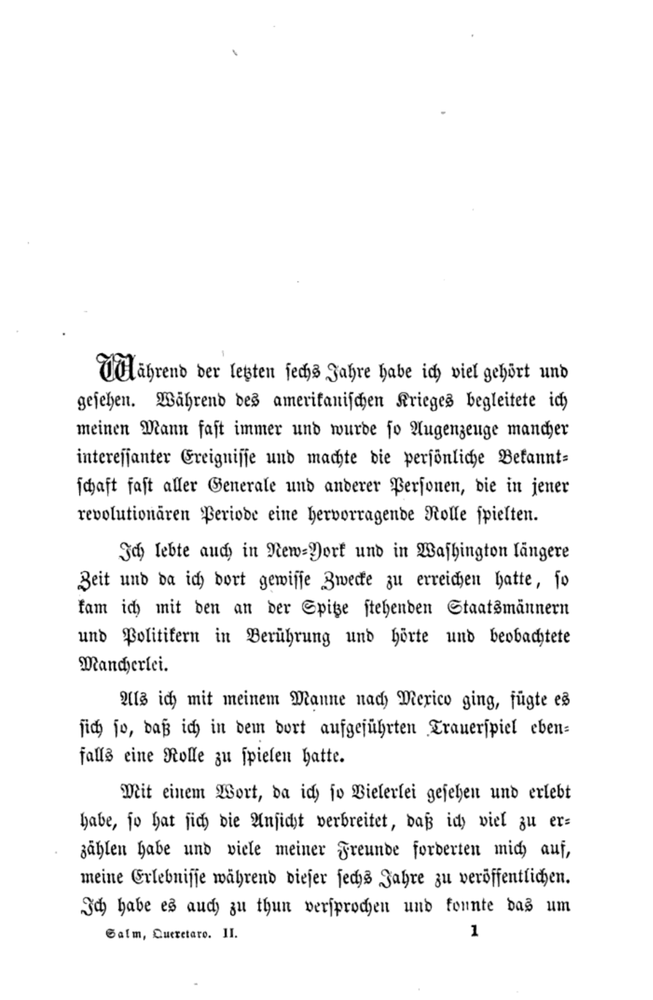
%> input picture page001.png, 653 x 1000 px, shrunk from 1061 x 1625 before the run
$ octave findText.m   (GNU Octave 9; MATLAB toolbox functions it lacks are replaced by stand-ins)
%> lines starting %> are read from the running program, lines starting %| are printed output that depends on the picture; in (x1, y1, x2, y2) boxes, pixels count from 0 and x2, y2 are one past the last pixel; in counts of white or black regions, pixels touching at a corner belong together; the program's own positions count from 1
% First test
%
% Make sure you have the image package (if using Octave). Once in your local
% installation you load it with:
%
% >> pkg load image
%
% History:
%     18.08.2015. First implementation.
%
% @author: Mario Garcia
% www.mayitzin.com

clear all

disp('Starting test')

I = imread('page001.png');
%> I is the input picture: size 1000x653x3 uint8; min 0, max 255, mean 242.1
I = rgb2gray(I);
%> I: size 1000x653 uint8
[m, n] = size(I);
%> m = 1000; n = 653

% Sharpening Filters
f1 = fspecial('unsharp', 0.1)
f2 = fspecial('unsharp', 0.9)

% Sharped Images
J1 = imfilter(I,f1);
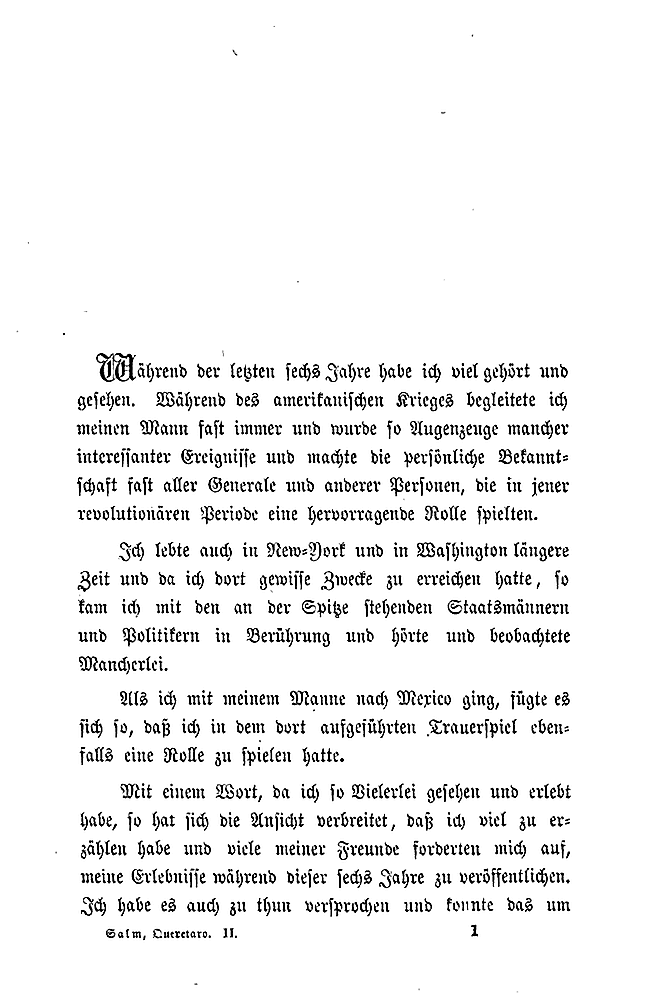
%> J1: size 1000x653 uint8; min 0, max 255, mean 241
J2 = imfilter(I,f2);

% Binarized Images
t = 220;
Ibw1 = im2bw(J1,t/256);
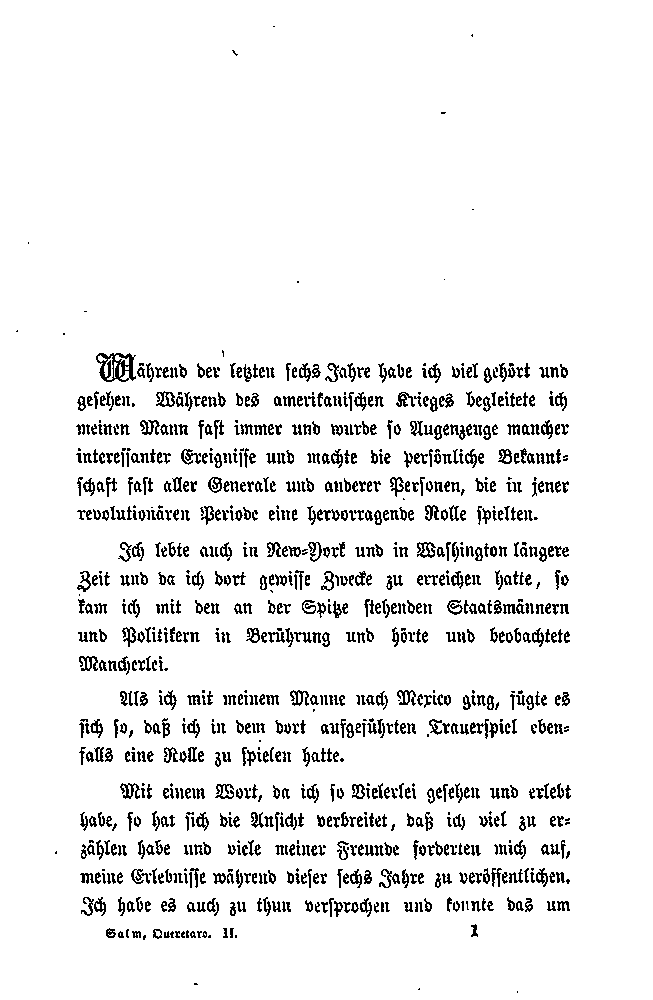
%> Ibw1: size 1000x653 logical; 93.2% white; black in thin lines or dots, all inside (x1, y1, x2, y2) = (16, 26, 571, 993)
Ibw2 = im2bw(J2,t/256);

% Dilate image
se2 = strel('square',5);
Idi2 = ~imdilate(~Ibw2,se2);
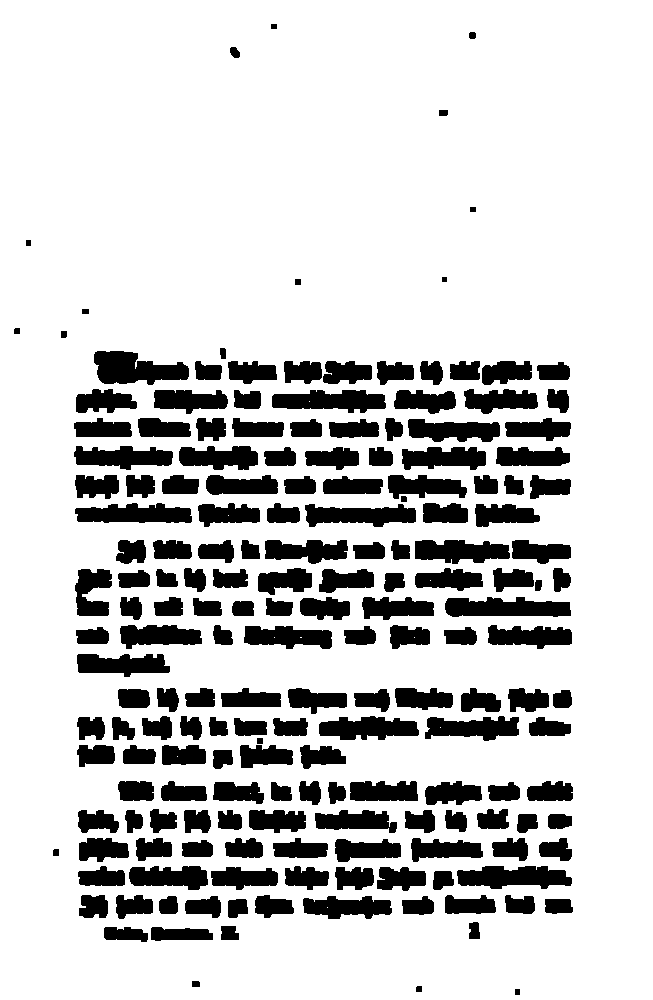
%> Idi2: size 1000x653 logical; 80.6% white; 185 black regions, largest, box (x1, y1, x2, y2) and area: (94, 351, 189, 385) 2161, (445, 597, 571, 617) 1978, (457, 866, 572, 889) 1950

% Close Image
se3 = strel('square',5);
Idi3= ~imclose(~Ibw2,se3);
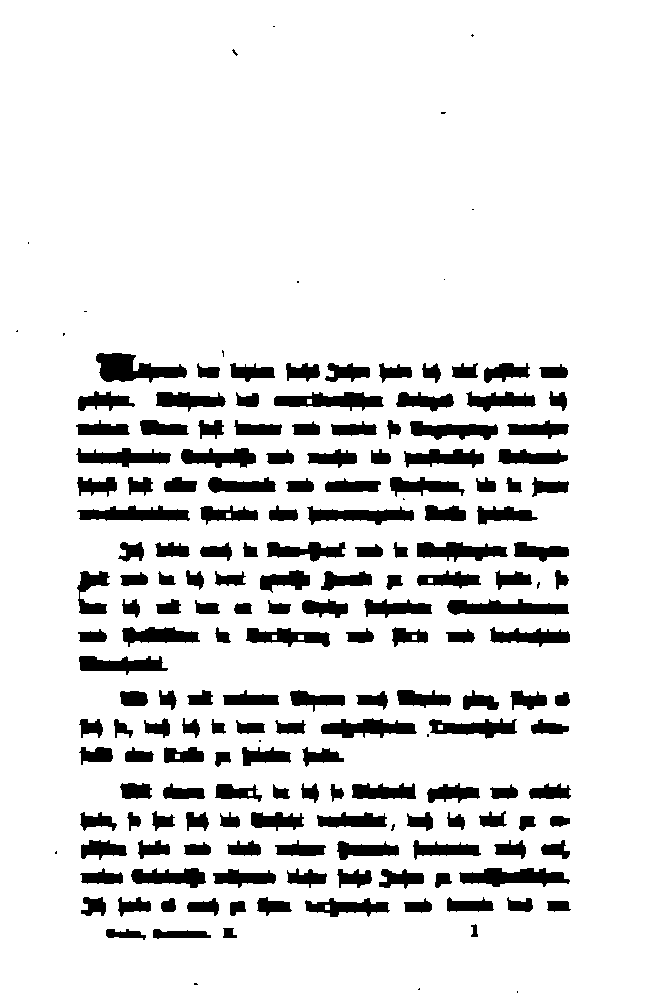
%> Idi3: size 1000x653 logical; 88% white; 187 black regions (21 under 20 px), largest, box (x1, y1, x2, y2) and area: (96, 353, 187, 383) 1557, (447, 599, 569, 615) 1350, (459, 868, 570, 887) 1334
%Idi3 = ~bwconvhull(~Idi3, 'objects');

% Centroids
Ics2 = regionprops(~Idi2,'centroid');
%> Ics2 = 185 regions; first 5, Centroid: [17.6 331.6], [29 243.5], [56.6 853.1], [64.4 334.9], [103.5 429.8]
cs2 = cat(1, Ics2.Centroid);
%> cs2 = 185 rows, first 12: [17.57 331.6; 29 243.5; 56.56 853.1; 64.44 334.9; 103.5 429.8; 123.7 457.9; 97.35 486.6; 135.1 514.8; 92.76 592.7; 104.6 401.9; 93.36 637; 122.4 665.2]

% Pseudo-Histograms
x = sum(~Ibw2,2);
%> x = 1000 values, max 302 at index 427, min 0 at index 1, mean 45.71
y = zeros(m,1);
for i = 1:m
    y(i) = sum(round(cs2(:,2))==i);
end
%> after the loop, y = 1000 values, max 7 at index 580, min 0 at index 1, mean 0.185
z = x.*y;
%> z = 1000 values, max 1274 at index 637, min 0 at index 1, mean 28.79
wx = sum(~Idi3,1);
%> wx = 653 values, max 229 at index 130, min 0 at index 1, mean 119.7
wy = sum(~Idi3,2);
%> wy = 1000 values, max 412 at index 883, min 0 at index 1, mean 78.16

y1 = 0;
y2 = 0;
x1 = 0;
x2 = 0;
stops = zeros(m,1);

for i=1:m
    if (wy(i)>10)
        stops(i) = 1;
    end
    if (wy(i)>10 && y1==0)
        y1 = i;
    elseif (wy(i)>10 && y1>0)
        y2 = i;
    end
end
%> after the loop, stops = 1000 values, max 1 at index 354, min 0 at index 1, mean 0.382; y1 = 354; y2 = 938

for i=1:n
    if (wx(i)>20 && x1==0)
    x1 = i;
    elseif (wx(i)>20 && x1>0)
    x2 = i;
    end
end
%> after the loop, x1 = 79; x2 = 570

% Plotting Images
figure()
% subplot(1,4,1)
%     imshow(I);
subplot(1,4,1)
    imshow(I); hold on
    plot(cs2(:,1),cs2(:,2), 'r*'); hold off
% [9 lines of commented-out code are left out]
subplot(1,4,2)
    imshow(f2)
subplot(1,4,3)
    imshow(Idi3)
    hold on
    plot([x1, x2, x2, x1, x1],[y1, y1, y2, y2, y1],'r-')
    hold off
subplot(1,4,4)
    plot(gca, 1:m,stops, 'r-')
    set(gca,'view',[90 90])
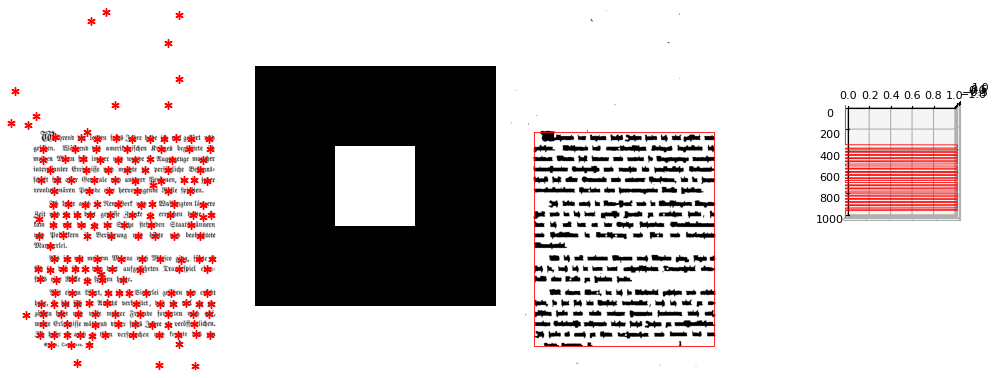
%> figure redrawn from the program's plot data, 4 panels
